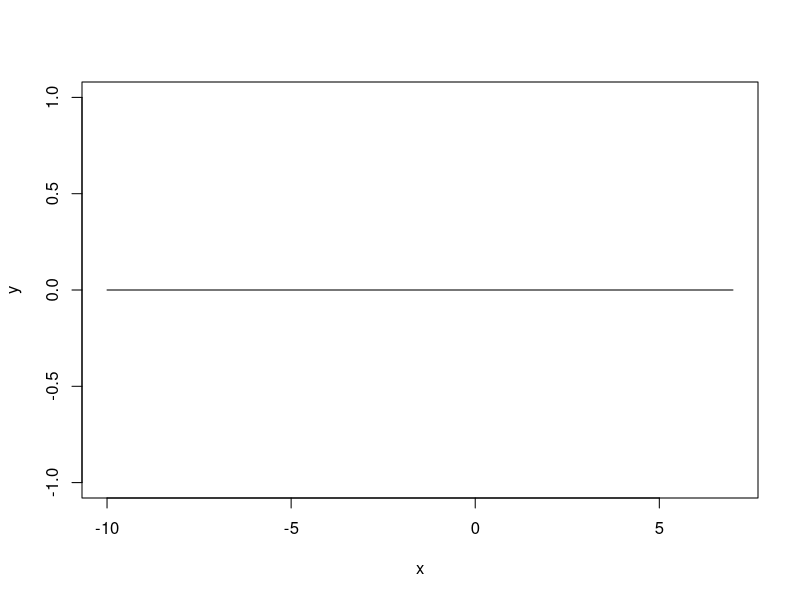

Reproduce this figure in R.
quad <- function(x, a=0,b=0,c=0) {
  return(a*x^2+b*x+c)
}
x <- c(-10, -3, 0, 1, 4, 7)
quad(x)
## You get all zeroes 
y <- quad(x)
plot(x,y,"l")
y2 <- quad(x, 1,2,3)
y3 <- quad(x, b=3)